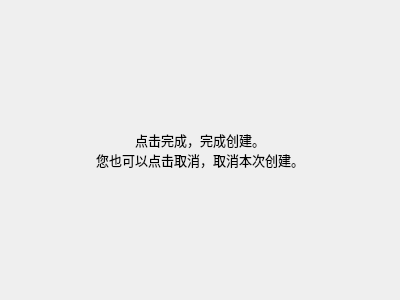
<?xml version="1.0" encoding="UTF-8"?>
<ui version="4.0">
 <class>ConfirmPage</class>
 <widget class="QWizardPage" name="ConfirmPage">
  <property name="geometry">
   <rect>
    <x>0</x>
    <y>0</y>
    <width>400</width>
    <height>300</height>
   </rect>
  </property>
  <property name="windowTitle">
   <string>WizardPage</string>
  </property>
  <layout class="QGridLayout" name="gridLayout">
   <item row="0" column="0">
    <layout class="QVBoxLayout" name="verticalLayout">
     <item>
      <widget class="QLabel" name="label">
       <property name="font">
        <font>
         <pointsize>10</pointsize>
        </font>
       </property>
       <property name="layoutDirection">
        <enum>Qt::LeftToRight</enum>
       </property>
       <property name="text">
        <string>点击完成，完成创建。
您也可以点击取消，取消本次创建。</string>
       </property>
       <property name="alignment">
        <set>Qt::AlignCenter</set>
       </property>
      </widget>
     </item>
    </layout>
   </item>
  </layout>
 </widget>
 <resources/>
 <connections/>
</ui>
